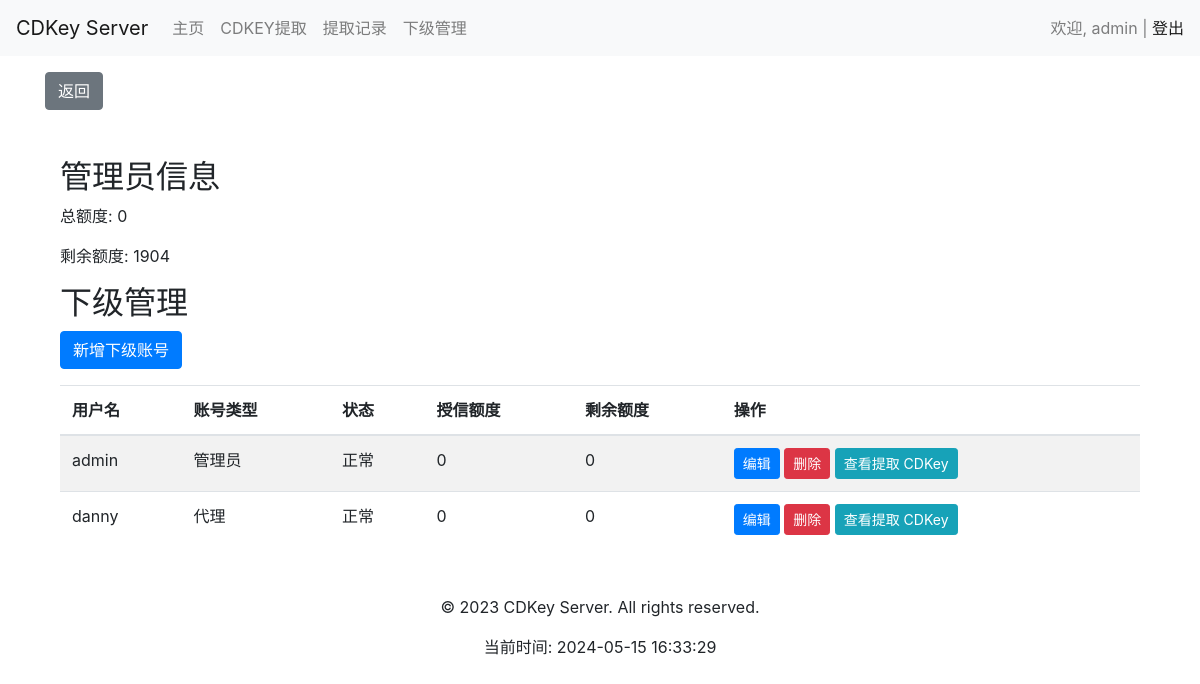
Screenshot of /user/subordinate/ (signed in) with the database file from the repository.
### user/models.py (models this page shows)
class User(AbstractUser):
    USER_TYPE_CHOICES = (
        (1, '管理员'),
        (2, '一级代理'),
        (3, '二级代理'),
    )
    ROLE_CHOICES = (
        ('admin', '管理员'),
        ('agent', '代理'),
    )
    superior = models.ForeignKey('self', on_delete=models.SET_NULL, null=True, blank=True, related_name='subordinates', verbose_name='上级')
    role = models.CharField(max_length=50, choices=ROLE_CHOICES, default='agent', verbose_name='角色')
    user_type = models.SmallIntegerField(choices=USER_TYPE_CHOICES, default=3, verbose_name='用户类型')
    is_active = models.BooleanField(default=True,verbose_name='是否激活')
    monthly_quota = models.IntegerField(default=0,verbose_name='月度配额')
    day_quota = models.IntegerField(default=0, verbose_name='日配额')
    quota_updated_at = models.DateField(auto_now_add=True)
    class Meta:
        db_table = 'user'

### user/views.py (the view)
# urls.py: path('subordinate/', views.subordinate_list, name='subordinate_list'),
@login_required
def subordinate_list(request):
    subordinates = request.user.subordinates.all()
    total_credit = sum(sub.profile.credit for sub in subordinates if hasattr(sub, 'profile') and sub.profile)
    remaining_credit = sum(sub.profile.remaining_quota for sub in subordinates if hasattr(sub, 'profile') and sub.profile)
    context = {
        'subordinates': subordinates,
        'total_credit': total_credit,
        'remaining_credit': remaining_credit,
    }
    return render(request, 'user/subordinate.html', context)

### user/templates/user/subordinate.html (shortened to what this page needs)
{% extends 'base.html' %}
{% block content %}
<div class="container mt-5">
    <h2>管理员信息</h2>
    <p>总额度: {{ total_credit|default:0 }}</p>
    <p>剩余额度: {{ remaining_credit|default:0 }}</p>
    <h2>下级管理</h2>
    <a href="{% url 'user:subordinate_create' %}" class="btn btn-primary mb-3">新增下级账号</a>
    <table class="table table-striped">
        <thead>
            <tr>
                <th>用户名</th>
                <th>账号类型</th>
                <th>状态</th>
                <th>授信额度</th>
                <th>剩余额度</th>
                <th>操作</th>
            </tr>
        </thead>
        <tbody>
            {% for subordinate in subordinates %}
            <tr>
                <td>{{ subordinate.username }}</td>
                <td>{{ subordinate.get_role_display }}</td>
                <td>
                    {% if subordinate.is_active %}
                        正常
                    {% else %}
                        禁用
                    {% endif %}
                </td>
                <td>{{ subordinate.credit_limit|default:0 }}</td>
                <td>{{ subordinate.remaining_credit|default:0 }}</td>
                <td>
                    <a href="{% url 'user:subordinate_edit' subordinate.id %}" class="btn btn-sm btn-primary">编辑</a>
                    <a href="{% url 'user:subordinate_delete' subordinate.id %}" class="btn btn-sm btn-danger" onclick="return confirm('确定要删除吗?')">删除</a>
                    <a href="{% url 'user:subordinate_cdkey_record' subordinate.id %}" class="btn btn-sm btn-info">查看提取 CDKey</a>
                </td>
            </tr>
            {% endfor %}
        </tbody>
    </table>
</div>
{% endblock %}

### user/templates/base.html (shortened to what this page needs)
<!DOCTYPE html>
<html lang="en">
<head>
    <link rel="stylesheet" href="https://stackpath.bootstrapcdn.com/bootstrap/4.5.2/css/bootstrap.min.css">
</head>
<body>
    <header>
        {% block header %}
        <nav class="navbar navbar-expand-lg navbar-light bg-light">
            <a class="navbar-brand" href="{% url 'user:user_home' %}">CDKey Server</a>
            <div class="collapse navbar-collapse" id="navbarNav">
                <ul class="navbar-nav">
                    <li class="nav-item">
                        <a class="nav-link" href="{% url 'user:user_home' %}">主页</a>
                    </li>
                    <li class="nav-item">
                        <a class="nav-link" href="{% url 'user:generate_cdkey' %}">CDKEY提取</a>
                    </li>
                    <li class="nav-item">
                        <a class="nav-link" href="{% url 'user:cdkey_record' %}">提取记录</a>
                    </li>
                    <li class="nav-item">
                        <a class="nav-link" href="{% url 'user:subordinate_list' %}">下级管理</a>
                    </li>
                </ul>
            </div>
            {% if user.is_authenticated %}
            <span class="navbar-text">
                欢迎, {{ user.username }} | <a href="{% url 'user:logout' %}">登出</a>
            </span>
            {% endif %}
        </nav>
        {% endblock %}
    </header>
    {% if request.path != '/user/home/' %}
    <div class="container mt-3">
        <button onclick="goBack()" class="btn btn-secondary">返回</button>
    </div>
    {% endif %}
    <main>
        <div class="container mt-3">
            {% block content %}{% endblock %}
        </div>
    </main>
    <footer class="mt-5">
        {% block footer %}
        <div class="text-center">
            <p>&copy; 2023 CDKey Server. All rights reserved.</p>
            <p>当前时间: {% now "Y-m-d H:i:s" %}</p>
        </div>
        {% endblock %}
    </footer>
</body>
</html>

### rows the page displays
User: username "admin", role "管理员", is_active "正常", credit_limit "0", remaining_credit "0"
User: username "danny", role "代理", is_active "正常", credit_limit "0", remaining_credit "0"

### other values shown
{{ total_credit|default:0 }} "0"
{{ remaining_credit|default:0 }} "1904"
